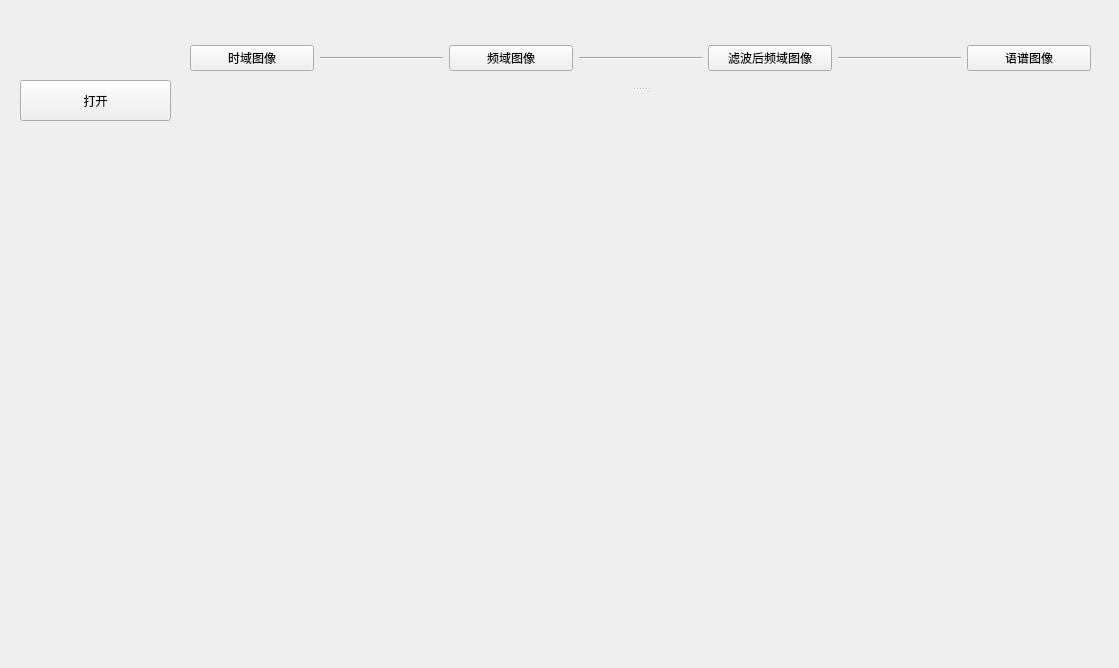
<?xml version="1.0" encoding="UTF-8"?>
<ui version="4.0">
 <class>Form</class>
 <widget class="QWidget" name="Form">
  <property name="geometry">
   <rect>
    <x>0</x>
    <y>0</y>
    <width>1119</width>
    <height>668</height>
   </rect>
  </property>
  <property name="windowTitle">
   <string>图像处理程序</string>
  </property>
  <property name="windowIcon">
   <iconset>
    <normaloff>xxx.jpg</normaloff>xxx.jpg</iconset>
  </property>
  <widget class="QPushButton" name="button1">
   <property name="geometry">
    <rect>
     <x>20</x>
     <y>80</y>
     <width>151</width>
     <height>41</height>
    </rect>
   </property>
   <property name="text">
    <string>打开</string>
   </property>
  </widget>
  <widget class="GraphicsLayoutWidget" name="pyqtgraph1" native="true">
   <property name="geometry">
    <rect>
     <x>190</x>
     <y>100</y>
     <width>901</width>
     <height>531</height>
    </rect>
   </property>
  </widget>
  <widget class="QSplitter" name="splitter">
   <property name="geometry">
    <rect>
     <x>190</x>
     <y>30</y>
     <width>901</width>
     <height>91</height>
    </rect>
   </property>
   <property name="orientation">
    <enum>Qt::Vertical</enum>
   </property>
   <widget class="QWidget" name="layoutWidget">
    <layout class="QHBoxLayout" name="horizontalLayout">
     <item>
      <widget class="QPushButton" name="button2">
       <property name="text">
        <string>时域图像</string>
       </property>
      </widget>
     </item>
     <item>
      <widget class="Line" name="line">
       <property name="orientation">
        <enum>Qt::Horizontal</enum>
       </property>
      </widget>
     </item>
     <item>
      <widget class="QPushButton" name="button3">
       <property name="text">
        <string>频域图像</string>
       </property>
      </widget>
     </item>
     <item>
      <widget class="Line" name="line_2">
       <property name="orientation">
        <enum>Qt::Horizontal</enum>
       </property>
      </widget>
     </item>
     <item>
      <widget class="QPushButton" name="button4">
       <property name="text">
        <string>滤波后频域图像</string>
       </property>
      </widget>
     </item>
     <item>
      <widget class="Line" name="line_3">
       <property name="orientation">
        <enum>Qt::Horizontal</enum>
       </property>
      </widget>
     </item>
     <item>
      <widget class="QPushButton" name="button5">
       <property name="text">
        <string>语谱图像</string>
       </property>
      </widget>
     </item>
    </layout>
   </widget>
   <widget class="QLabel" name="label">
    <property name="text">
     <string/>
    </property>
   </widget>
  </widget>
 </widget>
 <customwidgets>
  <customwidget>
   <class>GraphicsLayoutWidget</class>
   <extends>QWidget</extends>
   <header>pyqtgraph</header>
   <container>1</container>
  </customwidget>
 </customwidgets>
 <resources/>
 <connections>
  <connection>
   <sender>button1</sender>
   <signal>clicked()</signal>
   <receiver>Form</receiver>
   <slot>progress1()</slot>
   <hints>
    <hint type="sourcelabel">
     <x>120</x>
     <y>113</y>
    </hint>
    <hint type="destinationlabel">
     <x>95</x>
     <y>165</y>
    </hint>
   </hints>
  </connection>
  <connection>
   <sender>button3</sender>
   <signal>clicked()</signal>
   <receiver>Form</receiver>
   <slot>progress3()</slot>
   <hints>
    <hint type="sourcelabel">
     <x>512</x>
     <y>57</y>
    </hint>
    <hint type="destinationlabel">
     <x>127</x>
     <y>260</y>
    </hint>
   </hints>
  </connection>
  <connection>
   <sender>button4</sender>
   <signal>clicked()</signal>
   <receiver>Form</receiver>
   <slot>progress4()</slot>
   <hints>
    <hint type="sourcelabel">
     <x>750</x>
     <y>55</y>
    </hint>
    <hint type="destinationlabel">
     <x>117</x>
     <y>372</y>
    </hint>
   </hints>
  </connection>
  <connection>
   <sender>button5</sender>
   <signal>clicked()</signal>
   <receiver>Form</receiver>
   <slot>progress5()</slot>
   <hints>
    <hint type="sourcelabel">
     <x>993</x>
     <y>59</y>
    </hint>
    <hint type="destinationlabel">
     <x>111</x>
     <y>477</y>
    </hint>
   </hints>
  </connection>
  <connection>
   <sender>button2</sender>
   <signal>clicked()</signal>
   <receiver>Form</receiver>
   <slot>progress2()</slot>
   <hints>
    <hint type="sourcelabel">
     <x>250</x>
     <y>55</y>
    </hint>
    <hint type="destinationlabel">
     <x>135</x>
     <y>30</y>
    </hint>
   </hints>
  </connection>
 </connections>
 <slots>
  <slot>progress1()</slot>
  <slot>progress2()</slot>
  <slot>progress3()</slot>
  <slot>progress4()</slot>
  <slot>progress5()</slot>
  <slot>progress6()</slot>
 </slots>
</ui>
